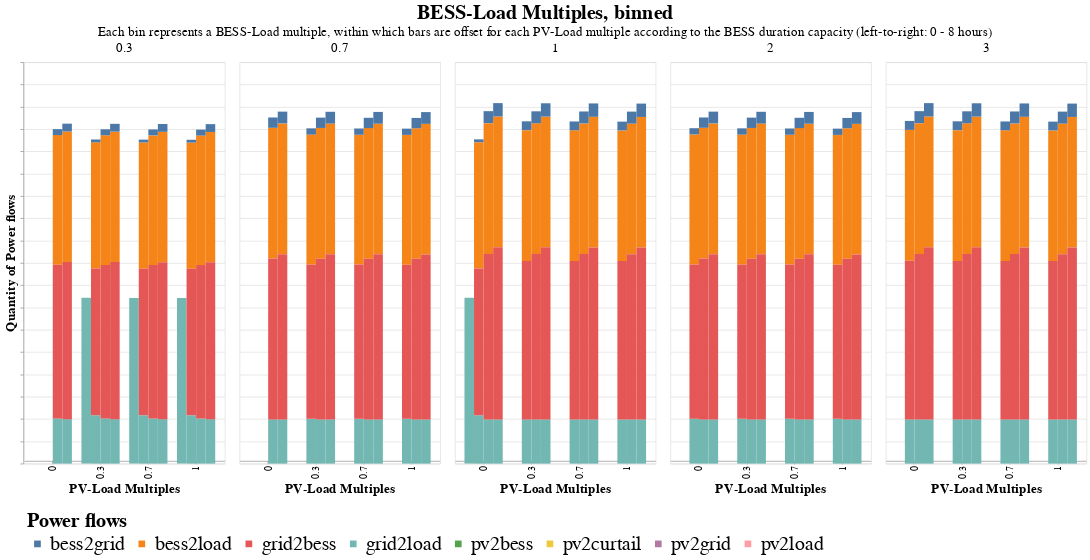

Notebook code cell kept with this figure:
### Code cell
# Select only the columns of interest
columns_of_interest = ['PV_Load_M', 'BESS_Load_M', 'T_BESS', 'pv2load', 'pv2bess', 'pv2grid', 'bess2load', 'bess2grid', 'grid2load', 'grid2bess', 'pv2curtail']
subset_data = results_econ[columns_of_interest]

# Melt the DataFrame to long format
melted_data = subset_data.melt(id_vars=['PV_Load_M', 'BESS_Load_M', 'T_BESS'], var_name='source', value_name='value')

# Plot stacked bar chart
quant= alt.Chart(
    melted_data,
    title= alt.TitleParams(
        text= 'BESS-Load Multiples, binned',
        subtitle= 'Each bin represents a BESS-Load multiple, within which bars are offset for each PV-Load multiple according to the BESS duration capacity (left-to-right: 0 - 8 hours)',
        anchor= 'middle',
        fontSize= 30,
        subtitleFontSize= 20
    )
).mark_bar().encode(
    x=alt.X('PV_Load_M:O', title='PV-Load Multiples', axis=alt.Axis(offset= -5)),
    #x2=alt.X2('PV_Load_M:O', title='PV-Load Multiple'),# axis=alt.Axis(offset=-5)),
    #x=alt.X('T_BESS:N', title= 'BESS Duration', axis= alt.Axis(offset= -5)),
    xOffset= 'T_BESS:N',
    y=alt.Y('sum(value):Q', title='Quantity of Power flows', axis= alt.Axis(labels= False)),#.stack('normalize'),
    color=alt.Color('source:N', legend= alt.Legend(title= 'Power flows')),
    column= alt.Column('BESS_Load_M:N', title= '', header= alt.Header(labelFontSize= 20)),
    tooltip=['PV_Load_M', 'BESS_Load_M', 'T_BESS', 'source', 'value'],
    #size= alt.Size('T_BESS:Q').scale(domain= (-0.1, 2)),
    
).properties(
    width=300,
    height=600
).configure_axis(
    labelFontSize= 15,
    titleFontSize= 20,
).configure_legend(
    labelFontSize= 30,
    titleFontSize= 30,
    orient= 'bottom',
    padding= 5
)
# num= alt.Chart(melted_data).mark_bar().encode(
#     x=alt.X('PV_Load_M:O', title='PV-Load Multiple', axis=alt.Axis(offset=-5)),
#     y=alt.Y('sum(value):Q', title='Quantity'),
#     color='source:N',
#     column= alt.Column('BESS_Load_M:N', title= 'BESS-Load Multiple, binned'),
#     tooltip=['PV_Load_M', 'BESS_Load_M', 'source', 'value'],
#     size= alt.Size('T_BESS:N').scale(domain= (-0.1, 2))
# ).properties(
#     width=300,
#     height=600
# )

quant

### Figure 1 — Vega-Lite specification as saved in the notebook (floating-point values rounded to 4 significant figures; data arrays with more than 128 entries replaced by an {"elided": "..."} marker saying what was removed)
{"config": {"view": {"continuousWidth": 300, "continuousHeight": 300}, "axis": {"labelFontSize": 15, "titleFontSize": 20}, "legend": {"labelFontSize": 30, "orient": "bottom", "padding": 5, "titleFontSize": 30}}, "data": {"name": "data-eb4aaed2b7e8ec00a9bbf6378e6da281"}, "mark": {"type": "bar"}, "encoding": {"color": {"field": "source", "legend": {"title": "Power flows"}, "type": "nominal"}, "column": {"field": "BESS_Load_M", "header": {"labelFontSize": 20}, "title": "", "type": "nominal"}, "tooltip": [{"field": "PV_Load_M", "type": "quantitative"}, {"field": "BESS_Load_M", "type": "quantitative"}, {"field": "T_BESS", "type": "quantitative"}, {"field": "source", "type": "nominal"}, {"field": "value", "type": "quantitative"}], "x": {"axis": {"offset": -5}, "field": "PV_Load_M", "title": "PV-Load Multiples", "type": "ordinal"}, "xOffset": {"field": "T_BESS", "type": "nominal"}, "y": {"aggregate": "sum", "axis": {"labels": false}, "field": "value", "title": "Quantity of Power flows", "type": "quantitative"}}, "height": 600, "title": {"text": "BESS-Load Multiples, binned", "anchor": "middle", "fontSize": 30, "subtitle": "Each bin represents a BESS-Load multiple, within which bars are offset for each PV-Load multiple according to the BESS duration capacity (left-to-right: 0 - 8 hours)", "subtitleFontSize": 20}, "width": 300, "$schema": "https://vega.github.io/schema/vega-lite/v5.8.0.json", "datasets": {"data-eb4aaed2b7e8ec00a9bbf6378e6da281": {"elided": "496 records"}}}
